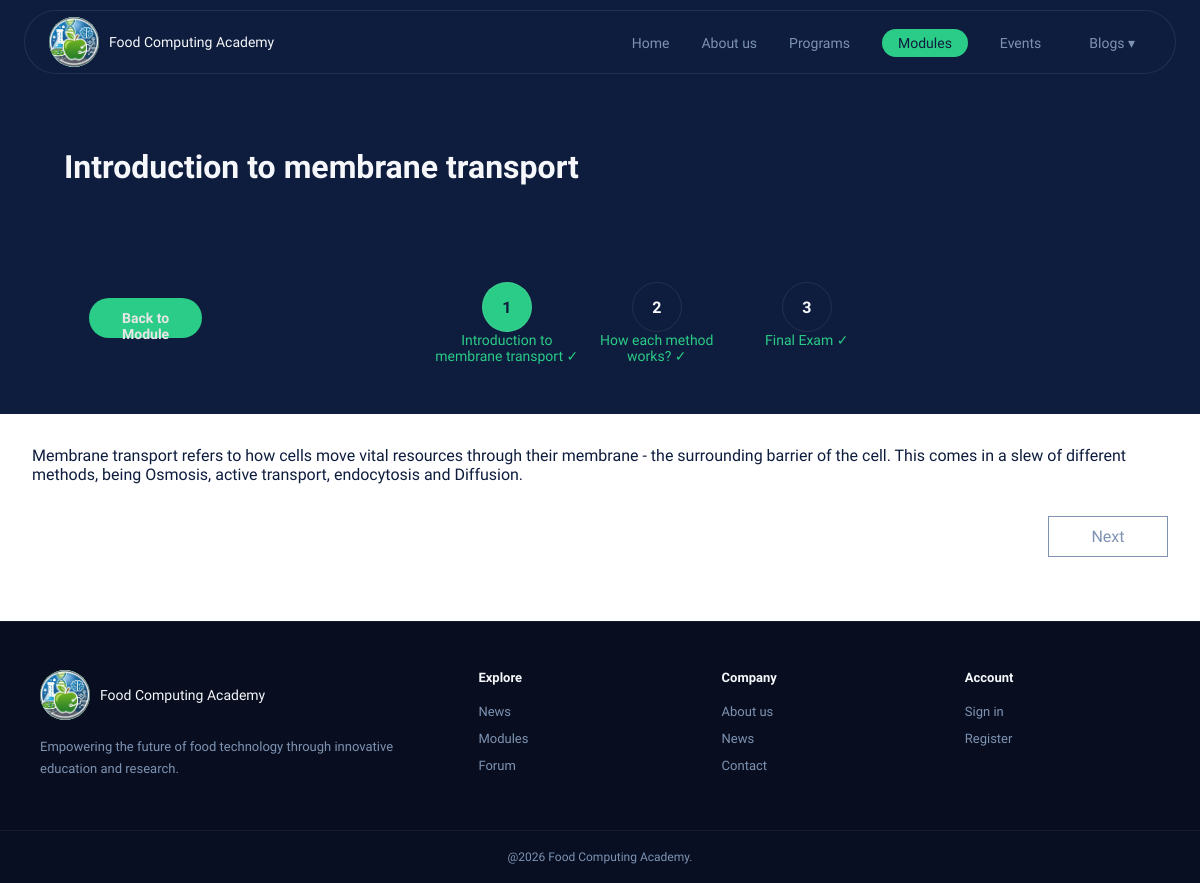
/modules/module/21/part/37 (signed in), run on the app's committed database.
### tables this page shows
CREATE TABLE "module_parts" (
	"id"	INTEGER,
	"module_id"	INTEGER NOT NULL,
	"part_number"	INTEGER NOT NULL CHECK("part_number" BETWEEN 1 AND 20),
	"title"	TEXT NOT NULL,
	"pdf_path"	TEXT,
	"has_quiz"	INTEGER NOT NULL DEFAULT 0 CHECK("has_quiz" IN (0, 1)),
	"youtube_url"	TEXT,
	"body"	TEXT,
	PRIMARY KEY("id" AUTOINCREMENT),
	UNIQUE("module_id","part_number"),
	FOREIGN KEY("module_id") REFERENCES "modules"("id") ON DELETE CASCADE
);

### backend/api_routing.py (the view)
    @app.route("/modules/module/<module_id>/part/<module_part_id>")
    def modulePart(module_id,module_part_id):
        if 'user_id' not in session:
            return redirect(url_for('login'))
        if not isModulePurchased(module_id,session.get('user_id')):
            return redirect(url_for('moduleView',module_id = module_id))
        visitModulePart(session.get('user_id'),module_part_id,module_id)
        conn, cursor = get_db()
        query = """SELECT modules.title as "module_title", modules.id as "module_id", module_parts.*
FROM modules
LEFT JOIN module_parts ON modules.id = module_parts.module_id
WHERE modules.id = ? AND module_parts.id = ?"""
        cursor.execute(query,(module_id,module_part_id,))
        columns = [d[0] for d in cursor.description]
        content = [dict(zip(columns, row)) for row in cursor.fetchall()][0]
        module_list,final_quiz,canProceed,navigator = getModuleNav(module_id,session.get('user_id'),module_part_id,cursor)
        close_db()
        return render_template("module_components/module_part.html",content = content,module_list = module_list,final_quiz = final_quiz, canProceed = canProceed,navigator = navigator)

### backend/database.py (called while the page is built)
def get_db():
    if 'db' not in g:
        BASE_DIR = os.path.dirname(os.path.abspath(__file__))
        DB_PATH = os.path.join(BASE_DIR, '..', 'database', 'food_computing_academy_website.db')
        g.db = sqlite3.connect(DB_PATH)
        g.db.row_factory = sqlite3.Row
        cursor = g.db.cursor()
    return g.db, cursor

### frontend/templates/module_components/module_part.html (shortened to what this page needs)
<!DOCTYPE html>
<html lang="en">
<head>
<link rel="stylesheet" href="{{ url_for('static', filename='styles/styling.css') }}">
<link rel="stylesheet" href="js/homepage.js">
<link rel="stylesheet" href="{{ url_for('static', filename='styles/module_view.css') }}">
<link rel="stylesheet" href="{{ url_for('static', filename='styles/module_part.css') }}">
</head>
<body>
{% include 'nav.html' %}
 <h1>{{content.title}}</h1>
<div class="module_content">
    <div class="hotbararea">
        <a class="btn-submit" href="/modules/view/{{content.module_id}}">Back to Module</a>
        <div class="rest">
                {% for i in range(module_list|length) %}
                {% if module_list[i].id == content.id %}
                <div class="part active">
                    <div class="hotbarbutton" href="/modules/module/{{module_list[i].module_id}}/part/{{module_list[i].id}}">{{i+1}}</div>
                    {% if module_list[i].visited %}
                        <p class="hotbarlabel passed">{{module_list[i].title}} ✓</p>
                    {% else %}
                        <p class="hotbarlabel">{{module_list[i].title}}</p>
                    {% endif %}
                </div>
                {% else %}
                <div class="part">
                    <a class="hotbarbutton" href="/modules/module/{{module_list[i].module_id}}/part/{{module_list[i].id}}">{{i+1}}</a>
                    {% if module_list[i].visited %}
                        <p class="hotbarlabel passed">{{module_list[i].title}} ✓</p>
                    {% else %}
                        <p class="hotbarlabel">{{module_list[i].title}}</p>
                    {% endif %}
                </div>
                {% endif %}
                {% endfor %}
                {% if final_quiz.exists %}
                    {% if canProceed %}
                    <div class="part">
                        <a class="hotbarbutton" href="/modules/module/{{content.module_id}}/exam">{{module_list|length + 1}}</a>
                        {% if final_quiz.quiz_completed %}
                            <p class="hotbarlabel passed">Final Exam ✓</p>
                        {% else %}
                            <p class="hotbarlabel">Final Exam</p>
                        {% endif %}
                    </div>
                    {% else %}
                    <div class="part inactive dropdownbutton">
                        <div class="hotbarbutton">{{module_list|length + 1}}</div>
                        <p class="hotbarlabel">Final Exam</p>
                         <div class="nextbutton_content">Complete all parts to access the Exam.</div>
                    </div>
                    {% endif %}
                {% endif %}
            </div>
        </div>
    </div>
    <div class="content">
        {% if content.body %}
            <p>{{content.body}}</p>
        {% endif %}
         <div class="bottomNav">
            {% if content.has_quiz %}
                <div class="dropdownbutton right">
                    <a class="nextbutton" href="/modules/module/{{content.module_id}}/quiz/{{content.id}}">Next</a>
                    <div class="nextbutton_content">Quiz for {{content.title}}</div>
                </div>
            {% elif navigator.next_page %}
                <div class="dropdownbutton right">
                    <a class="nextbutton" href="/modules/module/{{content.module_id}}/part/{{navigator.next_page}}">Next</a>
                </div>
            {% endif %}
        </div>
    </div>
{% include 'footer.html' %}
</body>
</html>

### frontend/styles/styling.css (style rules this page uses)
*, *::before, *::after { box-sizing: border-box; margin: 0; padding: 0; }
:root { --navy: #0e1c3d; --navy-mid: #192d56; --green: #2bcc87; --green-dark:#179e63; --white: #f5f7fa; --muted: #7e93b2; --card: rgba(255, 255, 255, 0.055); --border: rgba(255, 255, 255, 0.09); }
body { font-family: 'Sora', sans-serif; background: var(--navy); color: var(--white); overflow-x: hidden; }
body { min-height: 100vh; min-height: 100dvh; display: flex; flex-direction: column; }
.btn-submit { width: 100%; background: var(--green); color: rgb(230, 230, 230); border: none; padding: 12px; border-radius: 25px; font-weight: 600; font-size: 14px; font-family: 'Sora', sans-serif; cursor: pointer; margin-top: 1rem; transition: background 0.1s; text-decoration: none; }

### frontend/styles/module_view.css (style rules this page uses)
:root { --navy: #0e1c3d; --navy-mid: #192d56; }
h1 { width:100%; padding: 4rem; font-size: 200%; }

### frontend/styles/module_part.css (style rules this page uses)
:root { --navy: #0e1c3d; --navy-mid: #192d56; --green: #2bcc87; --green-dark:#179e63; --white: #f5f7fa; --muted: #7e93b2; --card: rgba(255, 255, 255, 0.055); --border: rgba(255, 255, 255, 0.09); }
.module_content { width:100%; display: flex; flex-direction: column; flex-wrap: wrap; }
.content { width:100%; background:#ffffff; padding: 2rem; display: flex; flex-direction: column; flex-wrap: wrap; }
.content p { color:var(--navy); }
.hotbararea { width: 100%; display:flex; flex-direction: row; flex-wrap: wrap; padding: 2rem; justify-content: center; }
.rest { width: 80%; display:flex; flex-direction: row; flex-wrap: wrap; justify-content: center; }
.hotbararea .btn-submit { width: 10%; text-align: center; height: 40px; left: 0; align-self: start; }
.part { display:flex; flex-direction: column; width: 150px; height: 100px; align-items: center; }
.part p { text-align: center; font-size: 14px; color: var(--muted); }
.part.active p { color: var(--white) }
.part p.passed { color: var(--green) }
.hotbarbutton { width: 50px; height: 50px; border-radius: 50%; border: 1px solid var(--border); display: flex; align-items: center; justify-content: center; font-size: 16px; font-weight: 600; flex-shrink: 0; transition: all 0.25s; color: var(--white); text-decoration: none; }
.part.active .hotbarbutton { background: var(--green); color: var(--navy); }
.bottomNav { width: 100%; margin-top: 2rem; margin-bottom: 2rem; display:flex; flex-direction: row; flex-wrap: wrap; }
.bottomNav .right { margin-left:auto; }
.dropdownbutton { position: relative; }
.nextbutton { display:block; text-align: center; width: 120px; border: 1px solid var(--muted); color: var(--muted); padding:10px; text-decoration: none; transition: all 0.25s; }

### data on the page
module_parts: title "Introduction to membrane transport", title "Introduction to membrane transport", body "Membrane transport refers to how cells move vital resources through their membrane - the surrounding barrier of the cell. This comes in a slew of different methods, being Osmosis, active transport, endocytosis and Diffusion."
module_parts: title "How each method works?"

### other printed values
{{ i+1 }} "1"
{{ i+1 }} "2"
{{ module_list|length + 1 }} "3"
